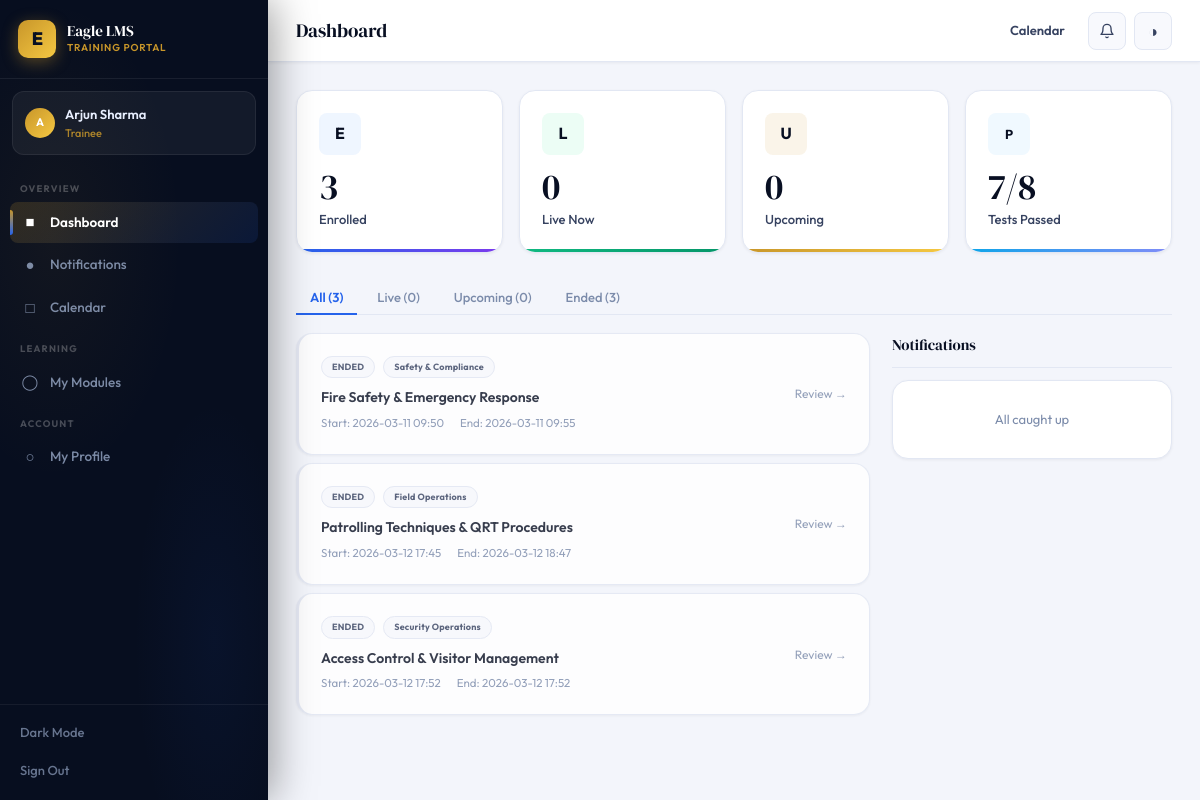
The app's page /trainee/dashboard (signed in) with its own data.
### tables this page shows
CREATE TABLE enrollments(
            id INTEGER PRIMARY KEY AUTOINCREMENT,
            module_id INTEGER, trainee_id INTEGER,
            enrolled_at TIMESTAMP DEFAULT CURRENT_TIMESTAMP,
            completed BOOLEAN DEFAULT 0,
            FOREIGN KEY(module_id) REFERENCES modules(id),
            FOREIGN KEY(trainee_id) REFERENCES users(id),
            UNIQUE(module_id,trainee_id));

CREATE TABLE modules(
            id INTEGER PRIMARY KEY AUTOINCREMENT,
            title TEXT NOT NULL, description TEXT, category TEXT,
            trainer_id INTEGER, start_datetime TIMESTAMP, end_datetime TIMESTAMP,
            status TEXT DEFAULT 'draft', is_default BOOLEAN DEFAULT 0,
            color TEXT DEFAULT '#3B5BDB',
            created_at TIMESTAMP DEFAULT CURRENT_TIMESTAMP,
            FOREIGN KEY(trainer_id) REFERENCES users(id));

### app.py (the view)
@app.route('/trainee/dashboard')
@login_required
def trainee_dashboard():
    if session['role']=='trainer': return redirect(url_for('trainer_dashboard'))
    db=get_db(); uid=session['user_id']
    now=datetime.datetime.now().isoformat()
    enrollments=db.execute('''SELECT m.*,e.completed as enrolled_complete FROM enrollments e
        JOIN modules m ON e.module_id=m.id WHERE e.trainee_id=? AND m.status="published" ORDER BY m.start_datetime''',(uid,)).fetchall()
    upcoming=[m for m in enrollments if m['start_datetime'] and m['start_datetime']>now]
    ongoing=[m for m in enrollments if m['start_datetime'] and m['end_datetime'] and m['start_datetime']<=now<=m['end_datetime']]
    completed_list=[m for m in enrollments if m['end_datetime'] and m['end_datetime']<now]
    notifs=db.execute('SELECT * FROM notifications WHERE user_id=? AND is_read=0 ORDER BY created_at DESC LIMIT 10',(uid,)).fetchall()
    total_tests=db.execute('SELECT COUNT(*) as c FROM test_attempts WHERE trainee_id=?',(uid,)).fetchone()['c']
    passed_tests=db.execute('SELECT COUNT(*) as c FROM test_attempts WHERE trainee_id=? AND passed=1',(uid,)).fetchone()['c']
    return render_template('trainee_dashboard.html',upcoming=upcoming,ongoing=ongoing,
        completed=completed_list,notifications=notifs,total_tests=total_tests,passed_tests=passed_tests)

### app.py (called while the page is built)
def get_db():
    db = sqlite3.connect(os.path.join(BASE_DIR, 'lms.db'))
    db.row_factory = sqlite3.Row
    return db

def login_required(f):
    @wraps(f)
    def d(*a,**kw):
        if 'user_id' not in session: return redirect(url_for('login'))
        return f(*a,**kw)
    return d

@app.context_processor
def inject_globals():
    nc = 0
    if 'user_id' in session:
        nc = get_db().execute('SELECT COUNT(*) as c FROM notifications WHERE user_id=? AND is_read=0',(session['user_id'],)).fetchone()['c']
    return dict(COMPANY=COMPANY, notif_count=nc)

### templates/trainee_dashboard.html (shortened to what this page needs)
{% extends 'base.html' %}
{% block page_title %}Dashboard{% endblock %}
{% block topbar_actions %}
<a href="{{ url_for('trainee_calendar') }}" class="btn btn-ghost btn-sm">Calendar</a>
{% endblock %}
{% block content %}
<div class="stat-row">
  <div class="stat-tile st-blue anim-up">
    <div class="st-icon st-i-blue" style="font-size:16px;font-weight:700">E</div>
    <div class="st-num">{{ (upcoming|length) + (ongoing|length) + (completed|length) }}</div>
    <div class="st-lbl">Enrolled</div>
  </div>
  <div class="stat-tile st-green anim-up d1">
    <div class="st-icon st-i-green" style="font-size:16px;font-weight:700">L</div>
    <div class="st-num">{{ ongoing|length }}</div>
    <div class="st-lbl">Live Now</div>
  </div>
  <div class="stat-tile st-gold anim-up d2">
    <div class="st-icon st-i-gold" style="font-size:16px;font-weight:700">U</div>
    <div class="st-num">{{ upcoming|length }}</div>
    <div class="st-lbl">Upcoming</div>
  </div>
  <div class="stat-tile st-sky anim-up d3">
    <div class="st-icon st-i-sky" style="font-size:13px;font-weight:700">P</div>
    <div class="st-num">{{ passed_tests }}/{{ total_tests }}</div>
    <div class="st-lbl">Tests Passed</div>
  </div>
</div>
<div style="display:flex;gap:6px;margin-bottom:18px;border-bottom:1px solid var(--border)">
  <button class="filter-tab active" onclick="filterMods('all',this)">All ({{ (upcoming|length)+(ongoing|length)+(completed|length) }})</button>
  <button class="filter-tab" onclick="filterMods('live',this)">Live ({{ ongoing|length }})</button>
  <button class="filter-tab" onclick="filterMods('upcoming',this)">Upcoming ({{ upcoming|length }})</button>
  <button class="filter-tab" onclick="filterMods('ended',this)">Ended ({{ completed|length }})</button>
</div>
<div style="display:grid;grid-template-columns:1fr 280px;gap:22px;align-items:start">
  <div>
    <div style="display:flex;flex-direction:column;gap:8px" id="mod-list">
      {% for m in completed %}
      <a href="{{ url_for('trainee_module', module_id=m.id) }}" class="tm-card anim-up" data-state="ended">
        <div class="card card-p card-hover" style="border-left:3px solid var(--border);opacity:.8">
          <div class="flex justify-b items-c gap-3" style="flex-wrap:wrap">
            <div style="flex:1;min-width:0">
              <div class="flex items-c gap-2 mb-2">
                <span class="badge b-neutral" style="font-size:9px">ENDED</span>
                <span class="badge b-neutral" style="font-size:9px">{{ m.category or 'General' }}</span>
              </div>
              <div style="font-weight:600;font-size:14px;margin-bottom:5px;overflow:hidden;text-overflow:ellipsis;white-space:nowrap">{{ m.title }}</div>
              <div style="font-size:11.5px;color:var(--t3);display:flex;gap:16px;flex-wrap:wrap">
                <span>Start: {{ m.start_datetime[:16].replace('T',' ') if m.start_datetime else '—' }}</span>
                <span>End: {{ m.end_datetime[:16].replace('T',' ') if m.end_datetime else '—' }}</span>
              </div>
            </div>
            <div style="font-size:12px;color:var(--t3);flex-shrink:0">Review &rarr;</div>
          </div>
        </div>
      </a>
      {% endfor %}
    </div>
  </div>
  <div>
    <div style="font-family:'DM Serif Display',serif;font-size:15px;margin-bottom:12px;padding-bottom:10px;border-bottom:1px solid var(--border)">Notifications</div>
    {% if notifications %}
    <div style="display:flex;flex-direction:column;gap:8px">
      {% for n in notifications %}
      <div class="card anim-r" style="padding:12px 14px;border-left:2px solid var(--acc);animation-delay:{{ loop.index0 * 40 }}ms">
        <div style="font-weight:600;font-size:13px;margin-bottom:2px">{{ n.title }}</div>
        <div class="t-xs t-secondary">{{ n.body or '' }}</div>
        <div class="t-xs t-muted" style="margin-top:4px">{{ n.created_at[:16].replace('T',' ') }}</div>
      </div>
      {% endfor %}
      <a href="{{ url_for('notifications') }}" class="btn btn-ghost btn-sm" style="justify-content:center;margin-top:4px">View all</a>
    </div>
    {% else %}
    <div class="card card-p" style="text-align:center;padding:28px">
      <div class="t-sm t-muted">All caught up</div>
    </div>
    {% endif %}
  </div>
</div>
{% endblock %}

### static/css/main.css (style rules this page uses)
:root { --eagle-navy: #0B1426; --eagle-navy2: #0F1B35; --eagle-gold: #C8962A; --eagle-gold2: #E8B84B; --eagle-gold-bg: rgba(200,150,42,0.1); --eagle-gold-glow: rgba(200,150,42,0.3); --bg: #F3F5FB; --card: #FFFFFF; --card2: #F8F9FD; --sidebar: #070E1F; --sidebar2: #0D1730; --border: #E2E7F3; --border2: #CDD5E8; --t1: #080F22; --t2: #364260; --t3: #7B8BAA; --t4: #B0BCCC; --tinv: #E8EFFF; --acc: #2563EB; --acc-h: #1D4ED8; --acc-bg: #EFF6FF; --acc-mid: rgba(37,99,235,0.15); --acc-glow: rgba(37,99,235,0.25); --green:#10B981; --green-bg:#ECFDF5; --green-t:#065F46; --red:#EF4444; --red-bg:#FEF2F2; --red-t:#991B1B; --amber:#F59E0B; --amber-bg:#FFFBEB; --amber-t:#92400E; --sky:#0EA5E9; --sky-bg:#F0F9FF; --sky-t:#0369A1; --violet:#8B5CF6;--violet-bg:#F5F3FF;--violet-t:#5B21B6; --s1:0 1px 3px rgba(8,15,34,.06); --s2:0 2px 8px rgba(8,15,34,.08),0 1px 2px rgba(8,15,34,.04); --s3:0 6px 24px rgba(8,15,34,.1),0 2px 6px rgba(8,15,34,.04); --s4:0 12px 40px rgba(8,15,34,.12),0 4px 12px rgba(8,15,34,.06); --s5:0 24px 64px rgba(8,15,34,.15); --gold-s:0 6px 24px rgba(200,150,42,.35); --r1:5px;--r2:8px;--r3:12px;--r4:16px;--r5:22px;--r6:32px; --sw:268px; }
*,*::before,*::after { box-sizing:border-box;margin:0;padding:0 }
html { scroll-behavior:smooth }
body { font-family:'Outfit',system-ui,sans-serif;background:var(--bg);color:var(--t1);line-height:1.6;-webkit-font-smoothing:antialiased;transition:background .3s,color .3s;overflow-x:hidden }
a { color:inherit;text-decoration:none }
button,input,select,textarea { font-family:'Outfit',sans-serif }
.stat-row { display:grid;grid-template-columns:repeat(auto-fit,minmax(180px,1fr));gap:16px;margin-bottom:28px }
.stat-tile { background:var(--card);border:1px solid var(--border);border-radius:var(--r4);padding:22px;position:relative;overflow:hidden;transition:all .2s;box-shadow:var(--s1) }
.stat-tile::after { content:'';position:absolute;bottom:0;left:0;right:0;height:3px }
.st-gold::after { background:linear-gradient(90deg,var(--eagle-gold),#F5C842) }
.st-blue::after { background:linear-gradient(90deg,var(--acc),#7C3AED) }
.st-green::after { background:linear-gradient(90deg,var(--green),#059669) }
.st-sky::after { background:linear-gradient(90deg,var(--sky),#818CF8) }
.st-icon { width:42px;height:42px;border-radius:var(--r2);display:flex;align-items:center;justify-content:center;font-size:20px;margin-bottom:14px }
.st-i-gold { background:var(--eagle-gold-bg) }
.st-i-blue { background:var(--acc-bg) }
.st-i-green { background:var(--green-bg) }
.st-i-sky { background:var(--sky-bg) }
.st-num { font-family:'DM Serif Display',serif;font-size:36px;font-weight:400;line-height:1;margin-bottom:4px }
.st-lbl { font-size:13px;color:var(--t2);font-weight:500 }
.card { background:var(--card);border:1px solid var(--border);border-radius:var(--r4);box-shadow:var(--s1);transition:background .3s,border-color .3s }
.card-p { padding:22px }
.card-hover { cursor:pointer;transition:all .22s }
.btn { display:inline-flex;align-items:center;gap:7px;font-family:'Outfit',sans-serif;font-weight:600;font-size:13.5px;border:none;border-radius:var(--r2);cursor:pointer;transition:all .18s;white-space:nowrap;line-height:1 }
.btn-sm { padding:8px 14px;font-size:13px }
.btn-ghost { background:transparent;color:var(--t2);border:1.5px solid transparent }
.badge { display:inline-flex;align-items:center;gap:5px;padding:3px 10px;border-radius:20px;font-size:11px;font-weight:700;letter-spacing:.2px;font-family:'Outfit',sans-serif }
.b-neutral { background:var(--card2);color:var(--t2);border:1px solid var(--border) }
.anim-up { animation:slide-up .4s cubic-bezier(.4,0,.2,1) both }
.d1 { animation-delay:.05s }
.d2 { animation-delay:.1s }
.d3 { animation-delay:.15s }
.flex { display:flex }
.items-c { align-items:center }
.justify-b { justify-content:space-between }
.gap-2 { gap:8px }
.gap-3 { gap:12px }
.mb-2 { margin-bottom:8px }
.t-sm { font-size:13px }
.t-muted { color:var(--t3) }

### templates/trainee_dashboard.html (style rules this page uses)
.filter-tab { background:none;border:none;border-bottom:2px solid transparent;padding:8px 14px;font-size:13px;font-weight:500;color:var(--t3);cursor:pointer;transition:all .15s;margin-bottom:-1px }
.filter-tab.active { color:var(--acc);border-bottom-color:var(--acc);font-weight:600 }

### records on screen
enrollments: category "Safety & Compliance", title "Fire Safety & Emergency Response", start_datetime "2026-03-11 09:50", end_datetime "2026-03-11 09:55"
enrollments: category "Field Operations", title "Patrolling Techniques & QRT Procedures", start_datetime "2026-03-12 17:45", end_datetime "2026-03-12 18:47"
enrollments: category "Security Operations", title "Access Control & Visitor Management", start_datetime "2026-03-12 17:52", end_datetime "2026-03-12 17:52"

### other values on screen
{{ session.name[0].upper() }} "A"
{{ session.name }} "Arjun Sharma"
{{ session.role }} "Trainee"
{{ (upcoming|length) + (ongoing|length) + (completed|length) }} "3"
{{ ongoing|length }} "0"
{{ upcoming|length }} "0"
{{ passed_tests }} "7"
{{ total_tests }} "8"
{{ (upcoming|length)+(ongoing|length)+(completed|length) }} "3"
{{ completed|length }} "3"
